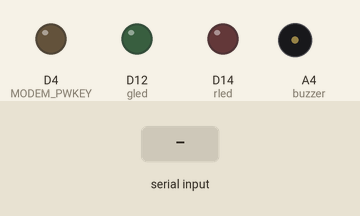
Simulated run of this sketch. Board: Arduino MKR. On the bench: output pins drawn as LEDs (lit = HIGH), buzzer (waves = sounding, pin HIGH). Inputs (shaded band) come from the test bench. Uploads are accepted with an empty reply; storage starts empty; pins used as bus, display or sensor lines are not drawn; what the sketch prints to the serial monitor is not drawn.

Above: at 2.9 s.
3.0 s: "1" received over Serial
At 3.4 s:
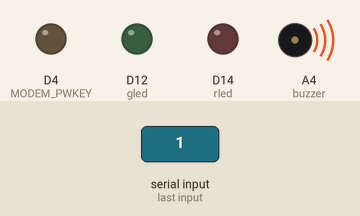
Timing chart, 0 to 6.0 s (numbered marks = the images above; inputs shaded):
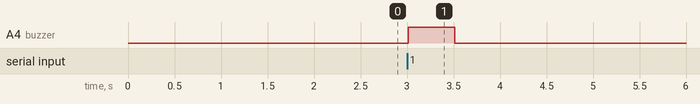

Measured:
- after the input at 3.0 s, A4 (buzzer): LOW → HIGH at once, → LOW 0.50 s later

The sketch:

updated_mbus.ino
```cpp
#define TINY_GSM_MODEM_SIM800
#include <Wire.h>
#include <TinyGsmClient.h>
#include <ArduinoHttpClient.h>
#include <ArduinoJson.h>
#include <SPIFFS.h>

// GPRS credentials
const char apn[]      = "airtelgprs.com"; // APN
const char gprsUser[] = "";               // GPRS User
const char gprsPass[] = "";               // GPRS Password
// SIM card PIN
const char simPIN[]   = "";

// Server details
const char server[] = "62.72.58.116";  // Public HTTP server
const int port = 80;                   // HTTP port

// TTGO T-Call pins
#define MODEM_RST            5
#define MODEM_PWKEY          4
#define MODEM_POWER_ON       23
#define MODEM_TX             27
#define MODEM_RX             26
#define I2C_SDA              21
#define I2C_SCL              22
#define SerialMon Serial
#define SerialAT Serial1
#define TINY_GSM_RX_BUFFER   1024  // Set RX buffer to 1KB

TinyGsm modem(SerialAT);
TinyGsmClient client(modem);
HttpClient http(client, server, port);

// RFID and Buzzer Pins
int buzzer = 19;
int rled = 14;
int gled = 12;

void setup() {
  SerialMon.begin(115200);  // Serial monitor
  Serial.begin(9600);       // RFID reader

  // Initialize SPIFFS
  if (!SPIFFS.begin(true)) {
    SerialMon.println("Failed to mount SPIFFS");
    return;
  }

  // Initialize buzzer and LEDs
  pinMode(buzzer, OUTPUT);
  pinMode(rled, OUTPUT);
  pinMode(gled, OUTPUT);

  // Power management setup
  pinMode(MODEM_PWKEY, OUTPUT);
  pinMode(MODEM_RST, OUTPUT);
  pinMode(MODEM_POWER_ON, OUTPUT);
  digitalWrite(MODEM_PWKEY, LOW);
  digitalWrite(MODEM_RST, HIGH);
  digitalWrite(MODEM_POWER_ON, HIGH);

  // SIM800 setup
  SerialAT.begin(115200, SERIAL_8N1, MODEM_RX, MODEM_TX);
  delay(1500);

  // Initialize the modem
  SerialMon.println("Initializing modem...");
  modem.restart();

  // Unlock SIM card if needed
  if (strlen(simPIN) && modem.getSimStatus() != 3) {
    modem.simUnlock(simPIN);
  }

  // Fetch and save JSON data
  fetchAndSaveJson();
}

void loop() {
  // Check if RFID data is available
  if (Serial.available()) {
    String rfidData = "";
    while (Serial.available()) {
      char c = Serial.read();
      rfidData += c;
      delay(10);
    }
    // Indicate RFID read success
    digitalWrite(buzzer, HIGH);
    delay(500);
    digitalWrite(buzzer, LOW);
    Serial.print("RFID Tag: ");
    Serial.println(rfidData);

    // Validate RFID tag
    validateRFIDTag(rfidData);
  }
}

// Function to fetch JSON data and save it to SPIFFS
void fetchAndSaveJson() {
  SerialMon.println("Connecting to APN...");
  if (!modem.gprsConnect(apn, gprsUser, gprsPass)) {
    SerialMon.println("Failed to connect to GPRS");
    return;
  }

  String resource = "/findStudentsByBus.php?bus_no=8398";
  SerialMon.print("Requesting URL: ");
  SerialMon.println(resource);

  int err = http.get(resource.c_str());
  if (err != 0) {
    SerialMon.println("HTTP GET failed");
    return;
  }

  int status = http.responseStatusCode();
  SerialMon.print("Response status code: ");
  SerialMon.println(status);

  if (status == 200) {
    String response = http.responseBody();
    SerialMon.println("JSON Response:");
    SerialMon.println(response);

    // Save JSON to SPIFFS
    File file = SPIFFS.open("/bus_data.json", FILE_WRITE);
    if (!file) {
      SerialMon.println("Failed to open file for writing");
      return;
    }
    file.print(response);
    file.close();
    SerialMon.println("JSON data saved to SPIFFS");
  } else {
    SerialMon.println("Failed to fetch JSON");
  }
  http.stop();
}

void validateRFIDTag(String rfidTag) {
  File file = SPIFFS.open("/bus_data.json", FILE_READ);
  if (!file) {
    SerialMon.println("Failed to open file for reading");
    return;
  }

  // Read JSON data
  String jsonString = file.readString();
  file.close();

  // Parse JSON
  StaticJsonDocument<8192> doc;
  DeserializationError error = deserializeJson(doc, jsonString);
  if (error) {
    SerialMon.print("Failed to parse JSON: ");
    SerialMon.println(error.c_str());
    return;
  }

  JsonArray data = doc["data"];
  for (JsonObject student : data) {
    String cardTag = student["card_tag"];
    if (cardTag == rfidTag) {
      SerialMon.println("RFID Tag Matched!");

      // Get the balance_amount
      float balanceAmount = student["balance_amount"].as<float>();
      SerialMon.print("Balance Amount: ");
      SerialMon.println(balanceAmount);

      if (balanceAmount > 5000) {
        // Blink red LED for "balance > 5000"
        SerialMon.println("Balance is greater than 5000. Blinking Red LED.");
        for (int i = 0; i < 5; i++) { // Blink 5 times
          digitalWrite(rled, HIGH);
          delay(200);
          digitalWrite(rled, LOW);
          delay(200);
        }
      } else {
        // Blink green LED for "balance <= 5000"
        SerialMon.println("Balance is less than or equal to 5000. Blinking Green LED.");
        for (int i = 0; i < 5; i++) { // Blink 5 times
          digitalWrite(gled, HIGH);
          delay(200);
          digitalWrite(gled, LOW);
          delay(200);
        }
      }
      return; // Exit after finding the RFID tag
    }
  }

  // If RFID tag is not found
  SerialMon.println("RFID Tag Not Found!");
  digitalWrite(rled, HIGH);
  delay(2000);
  digitalWrite(rled, LOW);
}
```
